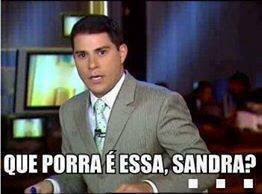
#> input picture images/image.jpg, 262 x 194 px, found by its file name
$ python image-controller.py
#> lines starting #> are read from the running program, lines starting #| are printed output that depends on the picture
import cv2
import numpy as np
from matplotlib import pyplot as plt

img = cv2.imread('images/image.jpg')
#> img is the input picture: shape (194, 262, 3); mean B, G, R 86.2, 84.2, 87.7

blur = cv2.blur(img, (5, 5))
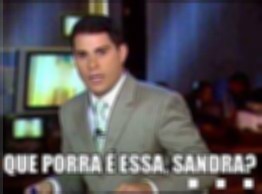
#> blur: shape (194, 262, 3); mean B, G, R 86.2, 84.2, 87.7

plt.subplot(121), plt.imshow(img), plt.title('Original')
plt.xticks([]), plt.yticks([])
plt.subplot(122), plt.imshow(blur), plt.title('Blurred')
plt.xticks([]), plt.yticks([])
plt.show()
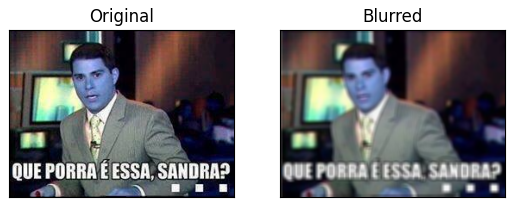
#> figure drawn by matplotlib, 2 panels; B, G, R data is drawn as R, G, B
